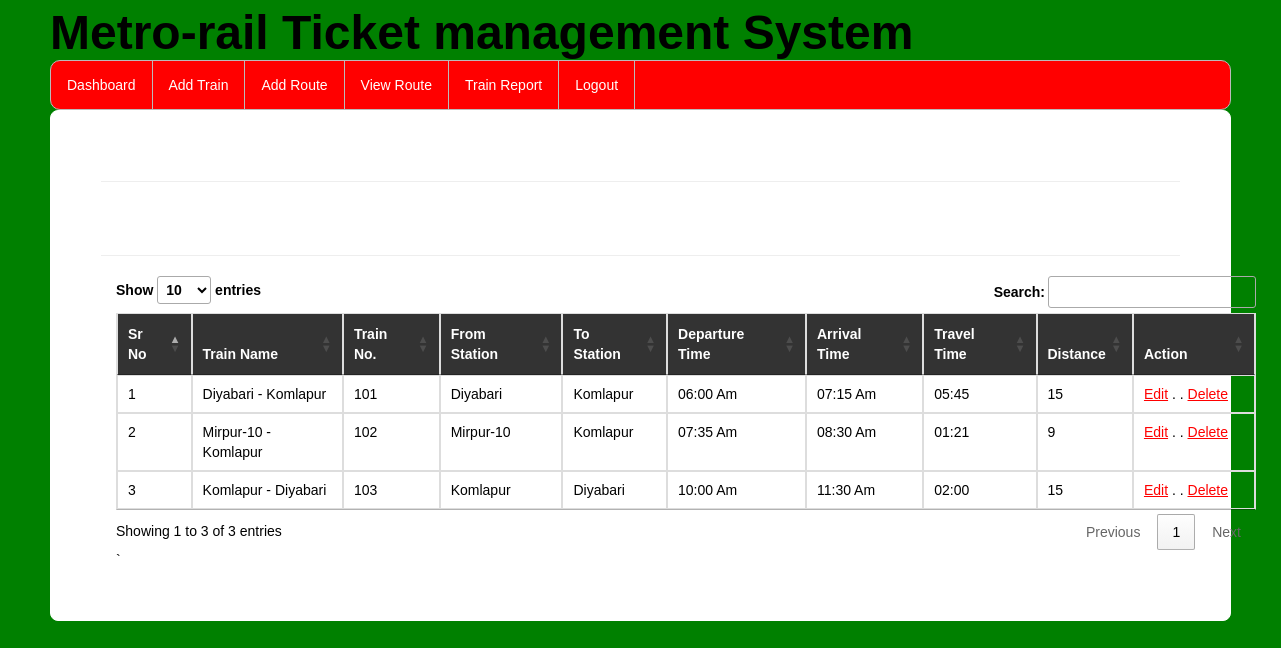
The page /viewtrain/ (signed in) on the database its author committed.
### railway/models.py (models this page shows, shortened)
class Add_Train(models.Model):
    trainname = models.CharField(max_length=30,null=True)
    train_no = models.IntegerField(null=True)
    from_city = models.CharField(max_length=30,null=True)
    to_city = models.CharField(max_length=30,null=True)
    departuretime=models.CharField(max_length=30,null=True)
    arrivaltime=models.CharField(max_length=30,null=True)
    trevaltime=models.CharField(max_length=100,null=True)
    distance=models.IntegerField(null=True)

### railway/views.py (the view)
# urls.py: path('viewtrain/', view_train, name="view_train"),
def view_train(request):
    if not request.user.is_authenticated:
        return redirect('login')
    data=Add_Train.objects.all()
    d={"data":data}
    return render(request,"view_train.html",d)

### railway/templates/view_train.html (shortened to what this page needs)
{% extends 'navigation3.html' %}
{% load static %}
{% block b %}
<div style="color:Black;border:1px solid white;border-radius:8px;background-color:white;padding:50px">
<hr><h3><strong>All Added Train</strong></h3><hr>
    <div class="container">
<table class="noteCard table table-bordered" id="myTable">
  <thead style="color:white;background-color:#333">
  <tr>
    <th>Sr No</th>
    <th>Train Name</th>
      <th>Train No.</th>
      <th>From Station</th>
    <th>To Station</th>
    <th>Departure Time</th>
       <th>Arrival Time</th>
    <th>Travel Time</th>
    <th>Distance</th>
    <th>Action</th>
  </tr>
  </thead>
   <tbody>
    {% for i in data %}
  <tr>
    <td>{{forloop.counter}}</td>
    <td>{{i.trainname}}</td>
    <td>{{i.train_no}}</td>
      <td>{{i.from_city}}</td>
      <td>{{i.to_city}}</td>
      <td>{{i.departuretime}}</td>
      <td>{{i.arrivaltime}}</td>
      <td>{{i.trevaltime}}</td>
      <td>{{i.distance}}</td>
    <td style="width:100px"><a href="{% url 'edittrain' i.id %}" style="color:red"><u>Edit</u></a>  . .
   <a href="{% url 'delete' i.id %}" style="color:red"><u>Delete</u></a></td>
  </tr>
    {% endfor %}
    </tbody>
</table>`
 </div>
</div>
{% endblock %}

### railway/templates/head.html (style rules this page uses)
h3 { margin:0px;padding-top:7px;padding-buttom:7px;color:white; }

### railway/templates/navigation3.html (style rules this page uses)
body { font-family: Arial, Helvetica, sans-serif; }

### rows shown on the page
Add_Train: trainname "Diyabari - Komlapur", train_no "101", from_city "Diyabari", to_city "Komlapur", departuretime "06:00 Am", arrivaltime "07:15 Am", trevaltime "05:45", distance "15"
Add_Train: trainname "Mirpur-10 - Komlapur", train_no "102", from_city "Mirpur-10", to_city "Komlapur", departuretime "07:35 Am", arrivaltime "08:30 Am", trevaltime "01:21", distance "9"
Add_Train: trainname "Komlapur - Diyabari", train_no "103", from_city "Komlapur", to_city "Diyabari", departuretime "10:00 Am", arrivaltime "11:30 Am", trevaltime "02:00", distance "15"
